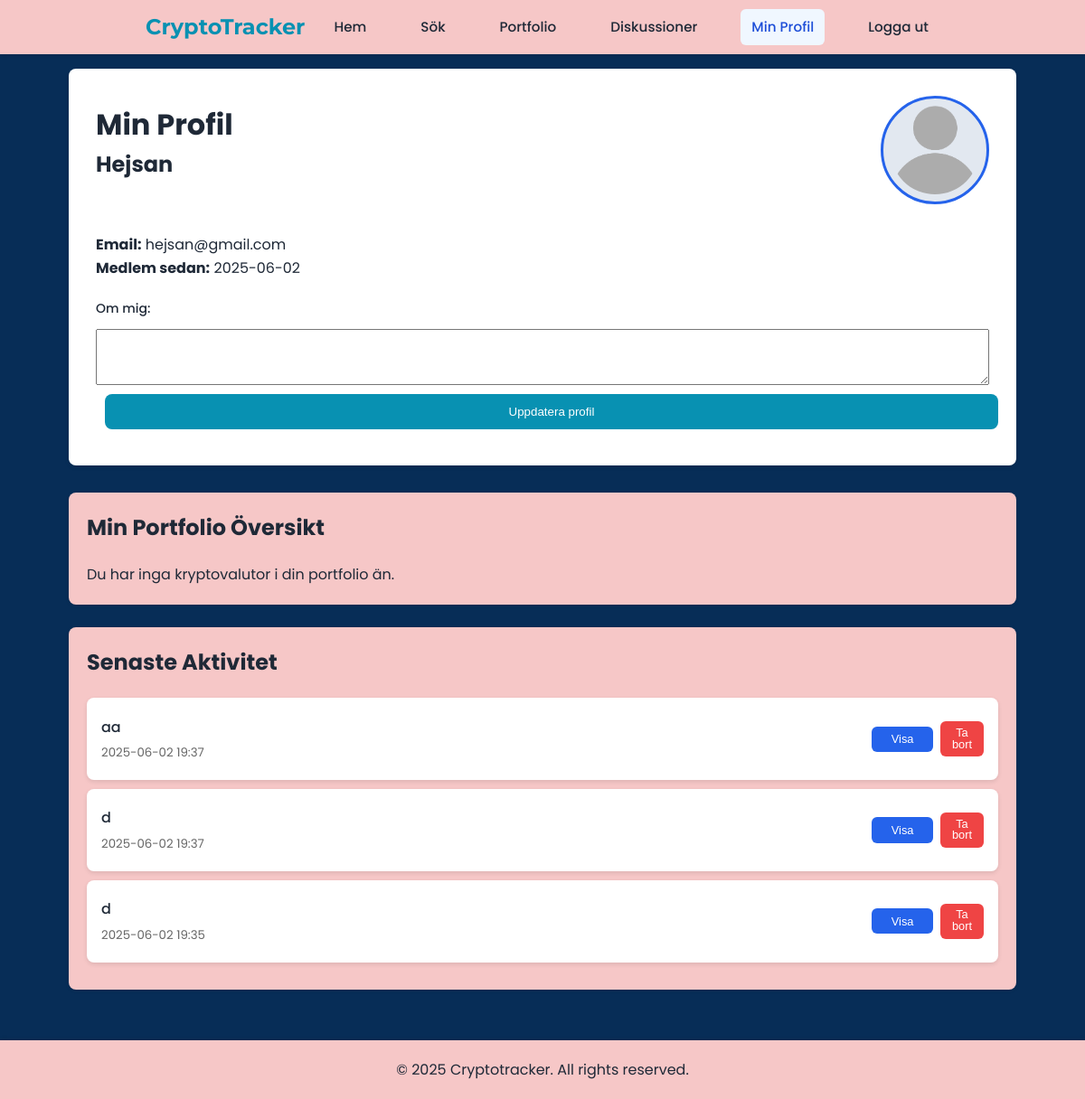
The page /pages/profile.php (signed in) on the database as committed earlier.
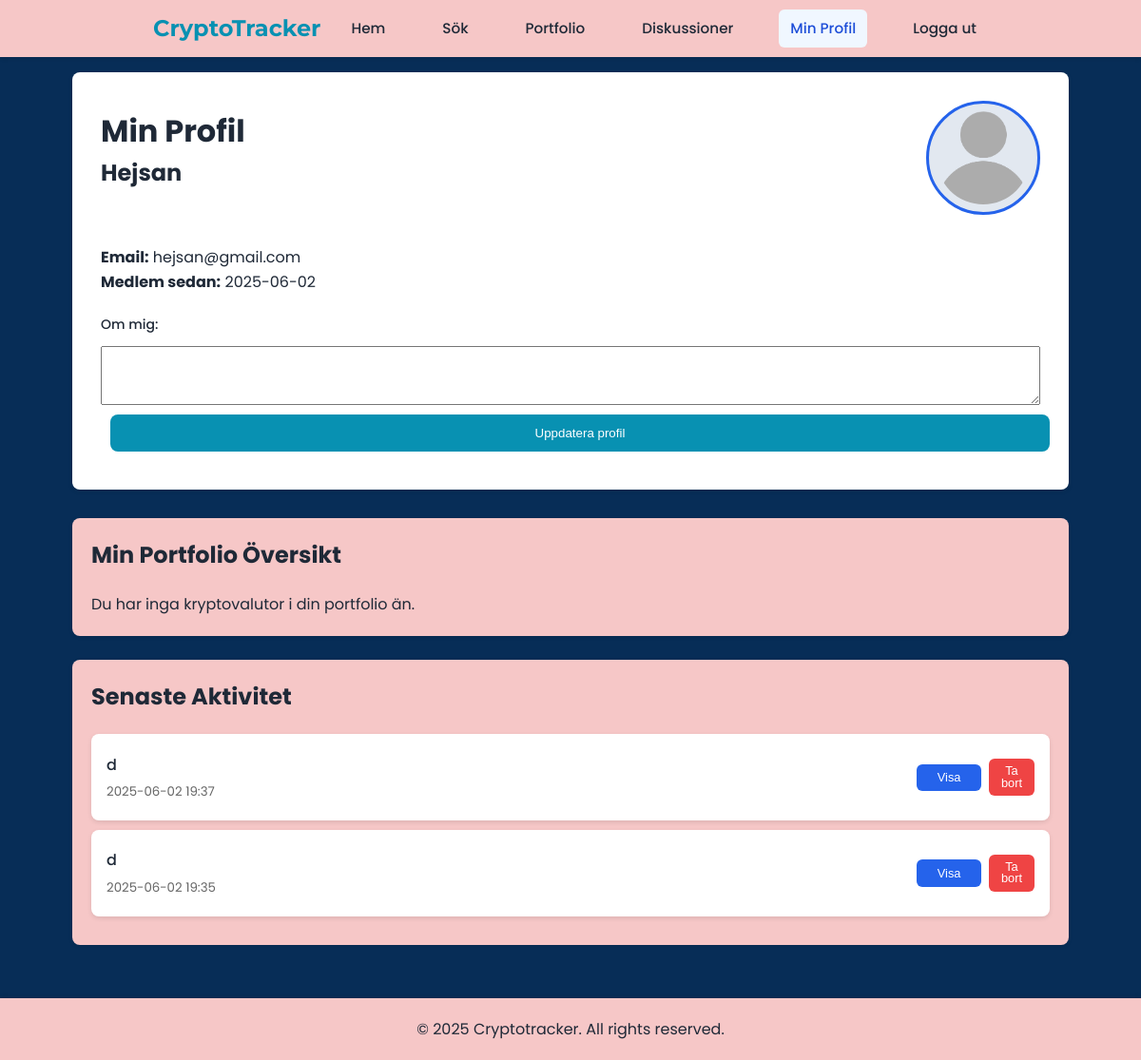
The same page on the database as committed later.
### tables this page shows
CREATE TABLE posts (
    id INTEGER PRIMARY KEY AUTOINCREMENT,
    user_id INTEGER,
    crypto_symbol VARCHAR(10) NOT NULL,
    title VARCHAR(100) NOT NULL,
    content TEXT NOT NULL,
    image_url VARCHAR(255),
    created_at TIMESTAMP DEFAULT CURRENT_TIMESTAMP,
    FOREIGN KEY (user_id) REFERENCES users(id) ON DELETE CASCADE
);

### pages/profile.php (the view, shortened to what the changed rows need)
<?php
try {
    $db = new PDO('sqlite:' . __DIR__ . '/../db/crypto_tracker.db');
    $db->setAttribute(PDO::ATTR_ERRMODE, PDO::ERRMODE_EXCEPTION);
    $userId = $_SESSION['user_id'];
    $user = null;
    $stmt = $db->prepare("SELECT username, email, bio, created_at, profile_image FROM users WHERE id = ?");
    $stmt->execute([$userId]);
    $user = $stmt->fetch(PDO::FETCH_ASSOC);
} catch(PDOException $e) {
    $error = "Databasfel: " . $e->getMessage();
} catch(Exception $e) {
    $error = $e->getMessage();
}
?>
<!DOCTYPE html>
<html lang="sv">
<head>
    <link rel="stylesheet" href="../css/styles.css">
</head>
<body>
    <div class="container">
        <?php if ($user): ?>
            <div class="profile-card">
                <div class="profile-header">
                    <div class="profile-info">
                        <h1>Min Profil</h1>
                        <h2><?= htmlspecialchars($user['username']) ?></h2>
                    </div>
                </div>
            </div>
            <div class="dashboard-section">
                <h2>Min Portfolio Översikt</h2>
            </div>
            <div class="dashboard-section">
                <h2>Senaste Aktivitet</h2>
                <?php
                try {
                    $stmt = $db->prepare("
                        SELECT p.*, u.username
                        FROM posts p
                        JOIN users u ON p.user_id = u.id
                        WHERE p.user_id = ?
                        ORDER BY p.created_at DESC
                        LIMIT 5
                    ");
                    $stmt->execute([$userId]);
                    $posts = $stmt->fetchAll(PDO::FETCH_ASSOC);
                    if (count($posts) > 0): ?>
                        <div class="activity-list">
                            <?php foreach ($posts as $post): ?>
                                <div class="activity-item">
                                    <div class="activity-content">
                                        <p><?= htmlspecialchars($post['title']) ?></p>
                                        <small><?= date('Y-m-d H:i', strtotime($post['created_at'])) ?></small>
                                    </div>
                                    <div class="activity-actions">
                                        <button onclick="viewPost(<?= $post['id'] ?>)" class="view-btn small">Visa</button>
                                        <form action="../api/delete_post.php" method="POST" style="display: inline;" onsubmit="return confirm('Är du säker på att du vill ta bort detta inlägg?');">
                                            <button type="submit" class="delete-btn small">Ta bort</button>
                                        </form>
                                    </div>
                                </div>
                            <?php endforeach; ?>
                        </div>
                    <?php else: ?>
                        <p>Du har inte skapat några inlägg än.</p>
                    <?php endif;
                } catch(PDOException $e) {
                    echo "<p class='error'>Kunde inte hämta aktivitet: " . htmlspecialchars($e->getMessage()) . "</p>";
                }
                ?>
            </div>
        <?php endif; ?>
    </div>
</body>
</html>

Rows that differ between the two databases and show on the page:
removed posts: title "aa", created_at "2025-06-02 19:37"
